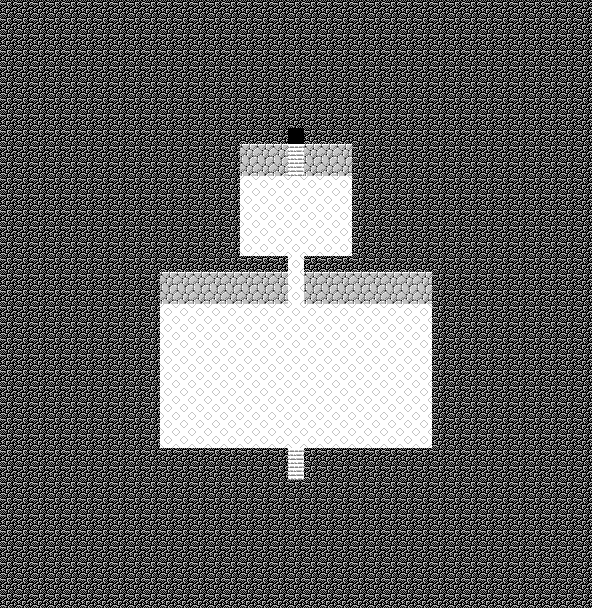

The image is a tile-based game level rendered from a .tmx file. Its description and source (layers, tilesets, objects; grid data summarised) follow:
An orthogonal 37x38 tile map with 16x16 px tiles, 2 tile layers (Tile Layer 1, Tile Layer 2), 2 tilesets and 32 objects (27x Chest, 2x Target, 2x Event, Ceiling).

<map version="1.0" orientation="orthogonal" renderorder="right-down" width="37" height="38" tilewidth="16" tileheight="16" nextobjectid="104">
 <properties>
  <property name="bgm" value="generic_cave" />
  <property name="encounter" value="encounterset_level09_danger01" />
  <property name="name" value="Illusive Cave" />
 </properties>
 <tileset firstgid="1" source="../tilesets/lower.tsx" />
 <tileset firstgid="176" source="../tilesets/upper.tsx" />
 <layer name="Tile Layer 1" width="37" height="38">
  <properties>
   <property name="z" value="0" />
  </properties>
  <data>[1406 cells, 1406 non-empty, 7 distinct tile ids]</data>
 </layer>
 <layer name="Tile Layer 2" width="37" height="38">
  <properties>
   <property name="z" value=".5" />
  </properties>
  <data>[1406 cells, 0 non-empty, 0 distinct tile ids]</data>
 </layer>
 <objectgroup name="Object Layer 1">
  <object id="72" name="chest" type="Chest" x="176" y="336" width="16" height="16" />
  <object id="73" name="chest" type="Chest" x="208" y="336" width="16" height="16" />
  <object id="74" name="chest" type="Chest" x="240" y="336" width="16" height="16" />
  <object id="75" name="chest" type="Chest" x="272" y="336" width="16" height="16" />
  <object id="76" name="chest" type="Chest" x="304" y="336" width="16" height="16" />
  <object id="77" name="chest" type="Chest" x="336" y="336" width="16" height="16" />
  <object id="78" name="chest" type="Chest" x="368" y="336" width="16" height="16" />
  <object id="79" name="chest" type="Chest" x="400" y="336" width="16" height="16" />
  <object id="80" name="chest" type="Chest" x="400" y="368" width="16" height="16" />
  <object id="81" name="chest" type="Chest" x="368" y="368" width="16" height="16" />
  <object id="82" name="chest" type="Chest" x="336" y="368" width="16" height="16" />
  <object id="83" name="chest" type="Chest" x="304" y="368" width="16" height="16" />
  <object id="84" name="chest" type="Chest" x="272" y="368" width="16" height="16" />
  <object id="85" name="chest" type="Chest" x="208" y="368" width="16" height="16" />
  <object id="86" name="chest" type="Chest" x="176" y="368" width="16" height="16" />
  <object id="87" name="chest" type="Chest" x="176" y="400" width="16" height="16" />
  <object id="88" name="chest" type="Chest" x="208" y="400" width="16" height="16" />
  <object id="89" name="chest" type="Chest" x="240" y="400" width="16" height="16" />
  <object id="90" name="chest" type="Chest" x="272" y="400" width="16" height="16" />
  <object id="91" name="chest" type="Chest" x="304" y="400" width="16" height="16" />
  <object id="92" name="chest" type="Chest" x="336" y="400" width="16" height="16" />
  <object id="93" name="chest" type="Chest" x="368" y="400" width="16" height="16" />
  <object id="94" name="chest" type="Chest" x="400" y="400" width="16" height="16" />
  <object id="95" name="chest" type="Chest" x="256" y="208" width="16" height="16" />
  <object id="96" name="chest" type="Chest" x="288" y="208" width="16" height="16" />
  <object id="97" name="chest" type="Chest" x="240" y="368" width="16" height="16">
   <properties>
    <property name="item" value="key_transform" />
    <property name="keyItem" value="KEY_ITEM" />
    <property name="visible" value="INVISIBLE" />
   </properties>
  </object>
  <object id="98" name="chest" type="Chest" x="320" y="208" width="16" height="16">
   <properties>
    <property name="collectable" value="stone_air" />
    <property name="visible" value="INVISIBLE" />
   </properties>
  </object>
  <object id="99" name="exit" type="Target" x="288" y="144" width="16" height="16" />
  <object id="100" name="tele" type="Event" x="288" y="128" width="16" height="16">
   <properties>
    <property name="onCollide" value="targetTele('world4/overworld.tmx', 'illusive')" />
   </properties>
  </object>
  <object id="101" name="tele" type="Event" x="288" y="464" width="16" height="16">
   <properties>
    <property name="onCollide" value="targetTele('world4/illusive03.tmx', 'exit')" />
   </properties>
  </object>
  <object id="102" name="entry" type="Target" x="288" y="448" width="16" height="16" />
  <object id="103" name="room" type="Ceiling" x="240" y="112">
   <properties>
    <property name="roofID" value="157" />
    <property name="roofTileset" value="lower" />
   </properties>
   <polygon points="0,16 0,160 112,160 112,16" />
  </object>
 </objectgroup>
</map>
